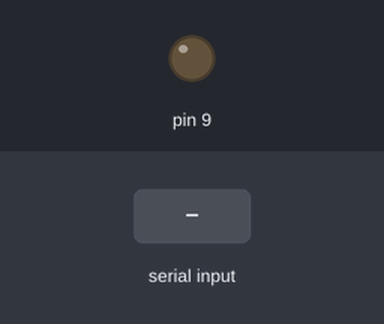
The sketch below on a simulated Arduino Uno, built with avr-gcc and run on an emulated ATmega328P. Parts: output pins drawn as LEDs (lit = HIGH). The test bench sets the inputs (shaded band).

Above: at 1.2 s.
1.3 s: "90,45\n" received over Serial
At 2.1 s:
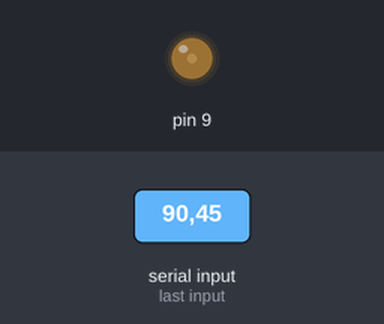
3.8 s: "30,150\n" received over Serial
At 4.6 s:
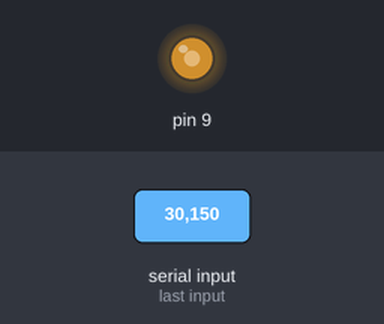
6.3 s: "200\n" received over Serial
At 7.1 s:
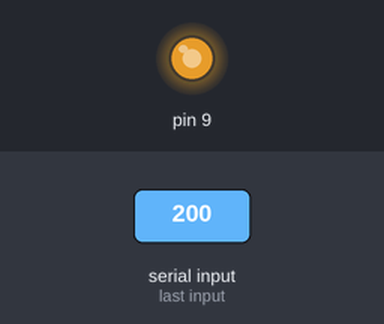
Timing chart, 0 to 9.3 s (numbered marks = the images above; inputs shaded):
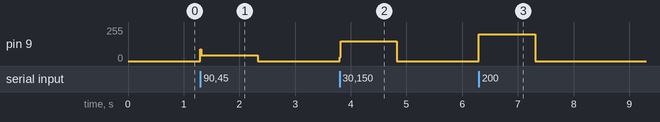

The sketch:

recieveFromP5.ino
```cpp
void setup() {
  Serial.begin(57600);
}

void loop() {
  // Read serial input:
  if (Serial.available() > 0) { //if serial is available
      // this would be the place to use the incoming value to drive an output
      int val = Serial.parseInt(); //convert the String to an int
       // Print the received value

      analogWrite(9, val);


      delay(15);

  }
}
```

Measured:
- after the input at 1.3 s, pin 9: 0/255 → 45/255 at once, → 0/255 1.0 s later
- after the input at 3.8 s, pin 9: 0/255 → 150/255 at once, → 0/255 1.0 s later
- after the input at 6.3 s, pin 9: 0/255 → 200/255 at once, → 0/255 1.0 s later
